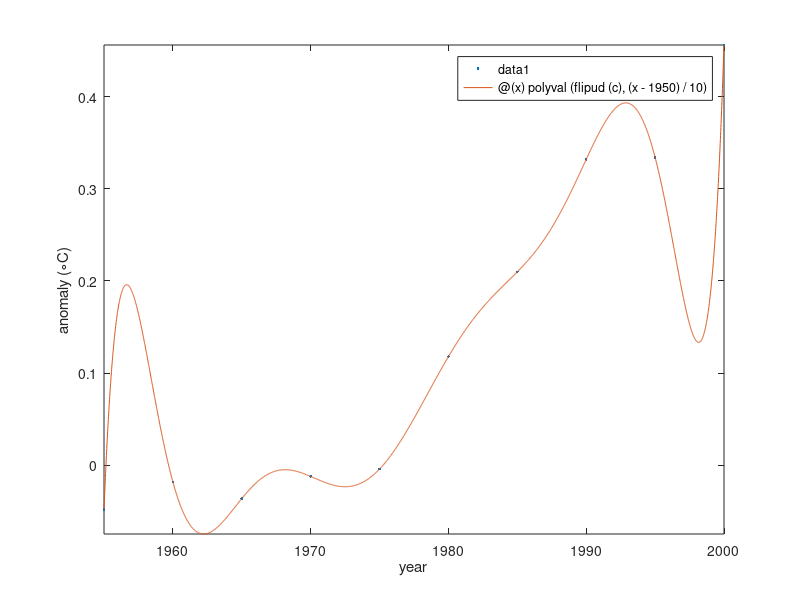

MATLAB code for this plot:
%% 
% Here are 5-year averages of the worldwide temperature anomaly as compared
% to the 1951-1980 average (source: NASA).
t = (1955:5:2000)';
y = [ -0.0480; -0.0180; -0.0360; -0.0120; -0.0040;
    0.1180; 0.2100; 0.3320; 0.3340; 0.4560 ];
plot(t,y,'.')
xlabel('year'), ylabel('anomaly ({\circ}C)'), axis tight   % ignore this line

%%
% A polynomial interpolant can be used to fit the data. Here we build one using
% a Vandermonde matrix. First, though, we express time as decades since
% 1950, as it improves the condition number of the matrix. 
t = (t-1950)/10;  
V = t.^0;      % vector of ones
n = length(t);
for j = 1:n-1
    V(:,j+1) = t.*V(:,j);
end
c = V\y;
p = @(x) polyval(flipud(c),(x-1950)/10);
hold on, fplot(p,[1955 2000]) 

%%
% As you can see, the interpolant does represent the data, in a sense.
% However it's a crazy-looking curve for the application. Trying too hard
% to reproduce all the data exactly is known as _overfitting_.
